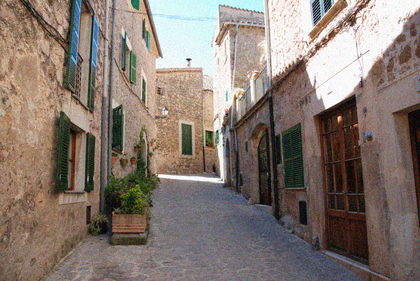
%> input picture IntegralImagingDenoisingCoursework/images/alleyNoisy_sigma20.png, 420 x 281 px, shrunk from 774 x 518 before the run
$ octave basicSection.m   (GNU Octave 9; MATLAB toolbox functions it lacks are replaced by stand-ins)
%> lines starting %> are read from the running program, lines starting %| are printed output that depends on the picture; long printed decimals are rounded
%> further down, image is the input picture: size 281x420x3 uint8; mean R, G, B 133.5, 120.8, 112.2
### IntegralImagingDenoisingCoursework/computeIntegralImage.m
function [ii] = computeIntegralImage(image)

%Uses cumsum is more efficient

%Type casting from int8 to double, otherwise can not store intensity
%greater than 255
image = double(image);
%> image: size 281x420x3 double
%Add up the pixel values cumulativitly for each column
cumSumCol = cumsum(image);
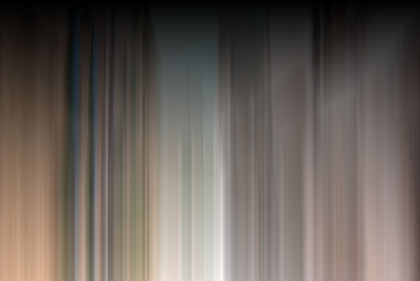
%> cumSumCol: size 281x420x3 double; mean R, G, B 21399.8, 19684.4, 18337.2; drawn with min black and max white
%Add up the row-wise cumulative sum for each row
ii = cumsum(cumSumCol , 2);
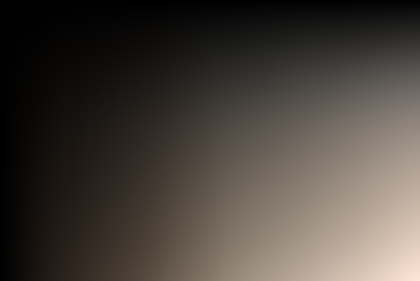
%> ii: size 281x420x3 double; mean R, G, B 4470001, 4070757.2, 3696974.8; drawn with min black and max white

% [22 lines of commented-out code are left out]

end

### IntegralImagingDenoisingCoursework/templateMatchingNaive.m
function [offsetsRows, offsetsCols, distances] = templateMatchingNaive(image,row, col,...
    patchSize, searchWindowSize)
% This function should for each possible offset in the search window
% centred at the current row and col, save a value for the offsets and
% patch distances, e.g. for the offset (-1,-1)
% offsetsRows(1) = -1;
% offsetsCols(1) = -1;
% distances(1) = 0.125;

% The distance is simply the SSD over patches of size patchSize between the
% 'template' patch centred at row and col and a patch shifted by the
% current offset

%REPLACE THIS
image = double(image);
dim = size(image,3);
norm_term = dim*(patchSize^2);

%centred patch
n = floor((patchSize-1)/2);
p0 = image(row-n:row+n,col-n:col+n,:);
%search window size
m = floor((searchWindowSize-1)/2);


offsetsRows = zeros(searchWindowSize,searchWindowSize);
offsetsCols = zeros(searchWindowSize,searchWindowSize);
distances = zeros(searchWindowSize,searchWindowSize);

for i = 1:searchWindowSize
    for j = 1:searchWindowSize

        %row-wise offset
        dRow = -m-1+i;
        offsetsRows(i,j) = dRow;
        %column-wise offset
        dCol = -m-1+j;
        offsetsCols(i,j) = dCol;

        %patch with offset
        p1 = image(col+dCol-n:col+dCol+n,row+dRow-n:row+dRow+n,:);

        %squared difference between offset and centre patchs
        distance = p0-p1;
        distance = distance.^2;

        %SSD between two patchs
        distances(i,j) = sum(distance(:));

    end
end

distances = distances/norm_term;
end

### IntegralImagingDenoisingCoursework/templateMatchingIntegralImage.m
function [offsetsRows, offsetsCols, distances] = templateMatchingIntegralImage(image,row,...
    col,patchSize, searchWindowSize)
% This function should for each possible offset in the search window
% centred at the current row and col, save a value for the offsets and
% patch distances, e.g. for the offset (-1,-1)
% offsetsX(1) = -1;
% offsetsY(1) = -1;
% distances(1) = 0.125;

% The distance is simply the SSD over patches of size patchSize between the
% 'template' patch centred at row and col and a patch shifted by the
% current offset

% This time, use the integral image method!
% NOTE: Use the 'computeIntegralImage' function developed earlier to
% calculate your integral images
% NOTE: Use the 'evaluateIntegralImage' function to calculate patch sums

%REPLACE THIS
image = double(image);
dim = size(image,3);
norm_term = dim*(patchSize^2);

%search window size
m = floor((searchWindowSize-1)/2);

offsetsRows = zeros(searchWindowSize,searchWindowSize);
offsetsCols = zeros(searchWindowSize,searchWindowSize);
distances = zeros(searchWindowSize,searchWindowSize);

for i = 1:searchWindowSize
    for j = 1:searchWindowSize

        %row-wise offset
        dRow = -m-1+i;
        offsetsRows(i,j) = dRow;

        %column-wise offset
        dCol = -m-1+j;
        offsetsCols(i,j) = dCol;

        %the offset image with translation
        offsetImage = imtranslate(image,[-dRow,-dCol]);
        %per-pixel SSD of the entrie image
        differenceImage = (image - offsetImage).^2;
        %Integral of Image of the differenceImage
        ii = computeIntegralImage(differenceImage);
        %Evaluate SSD of the pathch at given row and column
        distance = evaluateIntegralImage(ii, row, col, patchSize);

        distances(i,j) =sum(distance,3);
    end
end

distances =distances/norm_term;

end

### IntegralImagingDenoisingCoursework/basicSection.m
%% Some parameters to set - make sure that your code works at image borders!
close all;
% Row and column of the pixel for which we wish to find all similar patches
% NOTE: For this section, we pick only one patch
row = 10;
col = 10;

% Patchsize - make sure your code works for different values
n = 1;
patchSize = 2*n+1;

% Search window size - make sure your code works for different values
n = 5;
searchWindowSize =2*n+1;


%% Implementation of work required in your basic section-------------------

% TODO - Load Image
image = imread('images/alleyNoisy_sigma20.png');
imshow(image);
% TODO - Fill out this function
image_ii = computeIntegralImage(image);

% TODO - Display the normalised Integral Image
% NOTE: This is for display only, not for template matching yet!
figure('name', 'Normalised Integral Image');

% make the image min starts from 0
ii_norm = image_ii - min(image_ii(:));
% normalise by the range of max-min, we get values in range [0,1]
ii_norm = ii_norm/(max(image_ii(:)) - min(image_ii(:)));
% mutiply by 255 to get range [0, 255]
ii_norm = 255*ii_norm;
% type casting to uint8 for display
ii_norm = uint8(ii_norm);
%> ii_norm: size 281x420x3 uint8
imshow(ii_norm);

% TODO - Template matching for naive SSD (i.e. just loop and sum)
[offsetsRows_naive, offsetsCols_naive, distances_naive] = templateMatchingNaive(image,row, col,...
    patchSize, searchWindowSize);

% TODO - Template matching using integral images
[offsetsRows_ii, offsetsCols_ii, distances_ii] = templateMatchingIntegralImage(image,row, col,...
    patchSize, searchWindowSize);

%% Let's print out your results--------------------------------------------

% NOTE: Your results for the naive and the integral image method should be
% the same!
for i=1:length(offsetsRows_naive)
    disp(['offset rows: ', num2str(offsetsRows_naive(i)), '; offset cols: ',...
        num2str(offsetsCols_naive(i)), '; Naive Distance = ', num2str(distances_naive(i),10),...
        '; Integral Im Distance = ', num2str(distances_ii(i),10)]);
end
%> this loop made 11 passes
%| offset rows: -5; offset cols: -5; Naive Distance = 984.889; Integral Im Distance = 984.889
%| offset rows: -4; offset cols: -5; Naive Distance = 917.074; Integral Im Distance = 917.074
%| offset rows: -3; offset cols: -5; Naive Distance = 1416.815; Integral Im Distance = 1416.815
%| offset rows: -2; offset cols: -5; Naive Distance = 2062.889; Integral Im Distance = 2062.889
%| offset rows: -1; offset cols: -5; Naive Distance = 2277; Integral Im Distance = 2277
%| offset rows: 0; offset cols: -5; Naive Distance = 1866.444; Integral Im Distance = 1866.444
%| offset rows: 1; offset cols: -5; Naive Distance = 1383.259; Integral Im Distance = 1383.259
%| offset rows: 2; offset cols: -5; Naive Distance = 1099.037; Integral Im Distance = 1099.037
%> (further printed lines are left out)

$ run again, with IntegralImagingDenoisingCoursework/images/townNoisy_sigma5.png copied over IntegralImagingDenoisingCoursework/images/alleyNoisy_sigma20.png
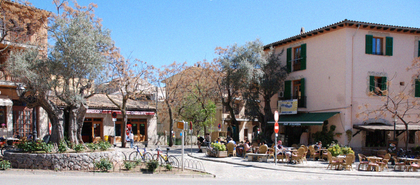
%> input picture IntegralImagingDenoisingCoursework/images/townNoisy_sigma5.png, 420 x 185 px, shrunk from 769 x 338 before the run
%> image is the input picture: size 185x420x3 uint8; mean R, G, B 132.7, 135.3, 141.2
%> image: size 185x420x3 double
%> in computeIntegralImage, `cumSumCol = cumsum(image);`:
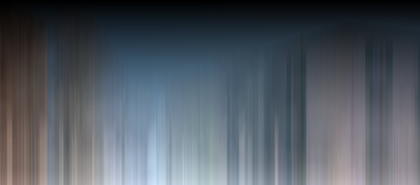
%> cumSumCol: size 185x420x3 double; mean R, G, B 12201.2, 13279.6, 14538.6; drawn with min black and max white
%> in computeIntegralImage, `ii = cumsum(cumSumCol , 2);`:
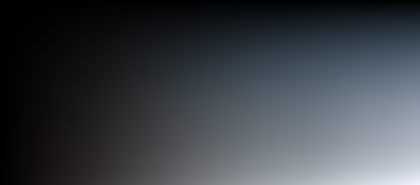
%> ii: size 185x420x3 double; mean R, G, B 2590490.6, 2794339.4, 3026584.1; drawn with min black and max white
%> the loop `for i=1:length(offsetsRows_naive)` made 11 passes
%| offset rows: -5; offset cols: -5; Naive Distance = 1472.519; Integral Im Distance = 1472.519
%| offset rows: -4; offset cols: -5; Naive Distance = 1508.963; Integral Im Distance = 1508.963
%| offset rows: -3; offset cols: -5; Naive Distance = 1569.148; Integral Im Distance = 1569.148
%| offset rows: -2; offset cols: -5; Naive Distance = 1464.852; Integral Im Distance = 1464.852
%| offset rows: -1; offset cols: -5; Naive Distance = 1277.148; Integral Im Distance = 1277.148
%> (further printed lines are left out)
